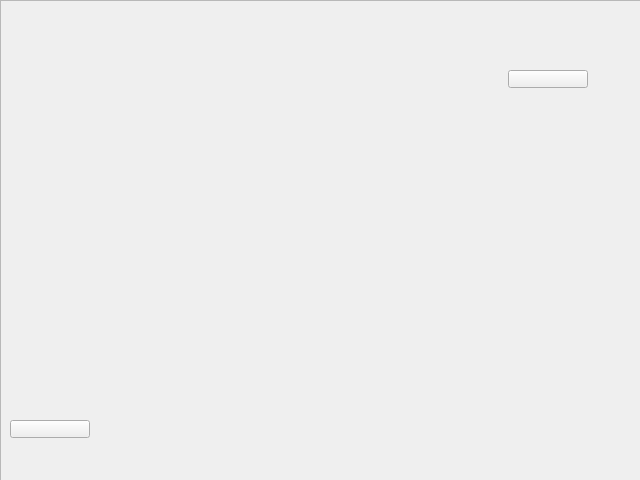
<?xml version="1.0" encoding="UTF-8"?>
<ui version="4.0">
 <class>GauntMenu</class>
 <widget class="QWidget" name="GauntMenu">
  <property name="geometry">
   <rect>
    <x>0</x>
    <y>0</y>
    <width>640</width>
    <height>480</height>
   </rect>
  </property>
  <property name="minimumSize">
   <size>
    <width>640</width>
    <height>480</height>
   </size>
  </property>
  <property name="maximumSize">
   <size>
    <width>640</width>
    <height>480</height>
   </size>
  </property>
  <property name="windowTitle">
   <string>Form</string>
  </property>
  <widget class="QFrame" name="frame">
   <property name="geometry">
    <rect>
     <x>0</x>
     <y>0</y>
     <width>641</width>
     <height>481</height>
    </rect>
   </property>
   <property name="styleSheet">
    <string notr="true">#frame{border-image: url(:/processed/gauntscreen.jpg);}</string>
   </property>
   <property name="frameShape">
    <enum>QFrame::StyledPanel</enum>
   </property>
   <property name="frameShadow">
    <enum>QFrame::Raised</enum>
   </property>
   <widget class="QPushButton" name="btnGauntMenu">
    <property name="geometry">
     <rect>
      <x>10</x>
      <y>420</y>
      <width>80</width>
      <height>18</height>
     </rect>
    </property>
    <property name="text">
     <string/>
    </property>
   </widget>
   <widget class="QPushButton" name="SunGem">
    <property name="geometry">
     <rect>
      <x>508</x>
      <y>70</y>
      <width>80</width>
      <height>18</height>
     </rect>
    </property>
    <property name="text">
     <string/>
    </property>
   </widget>
  </widget>
 </widget>
 <resources/>
 <connections/>
</ui>
